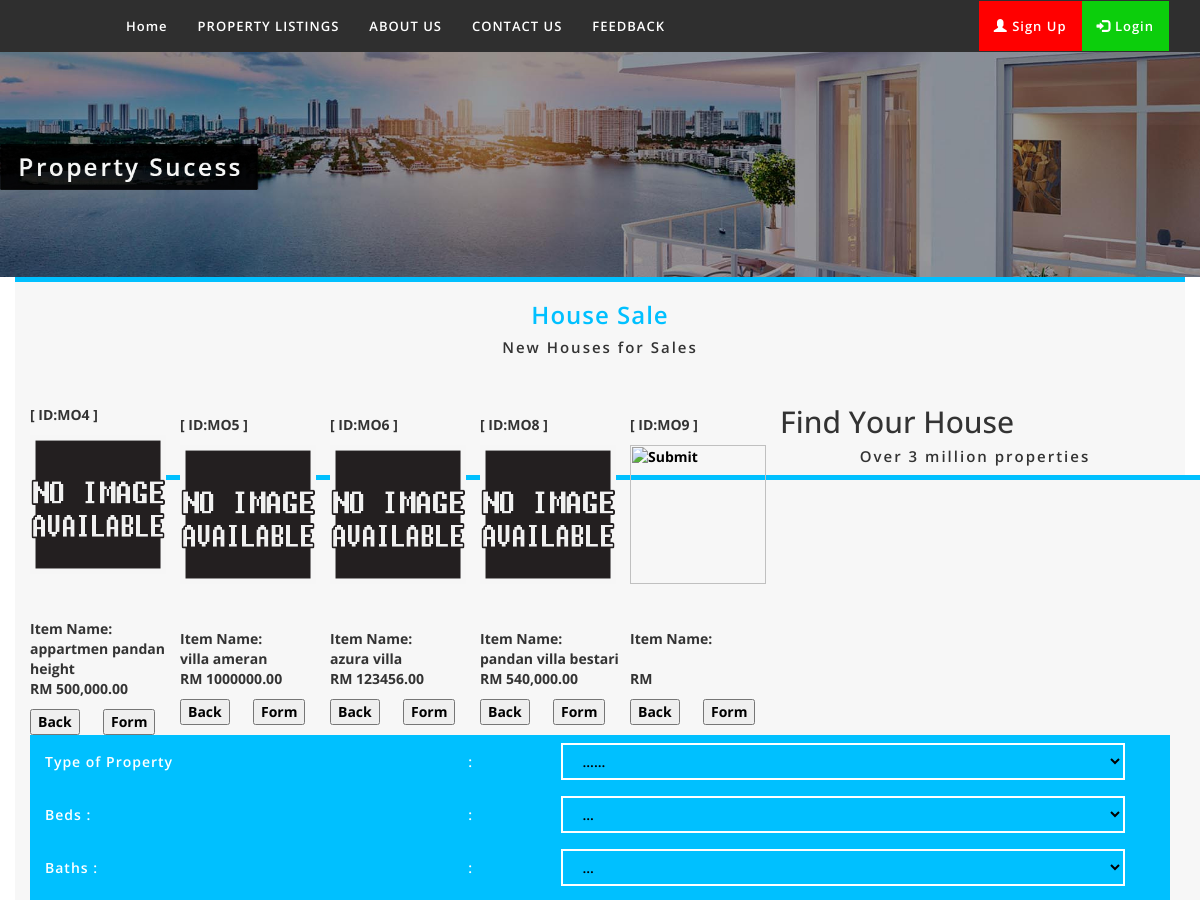
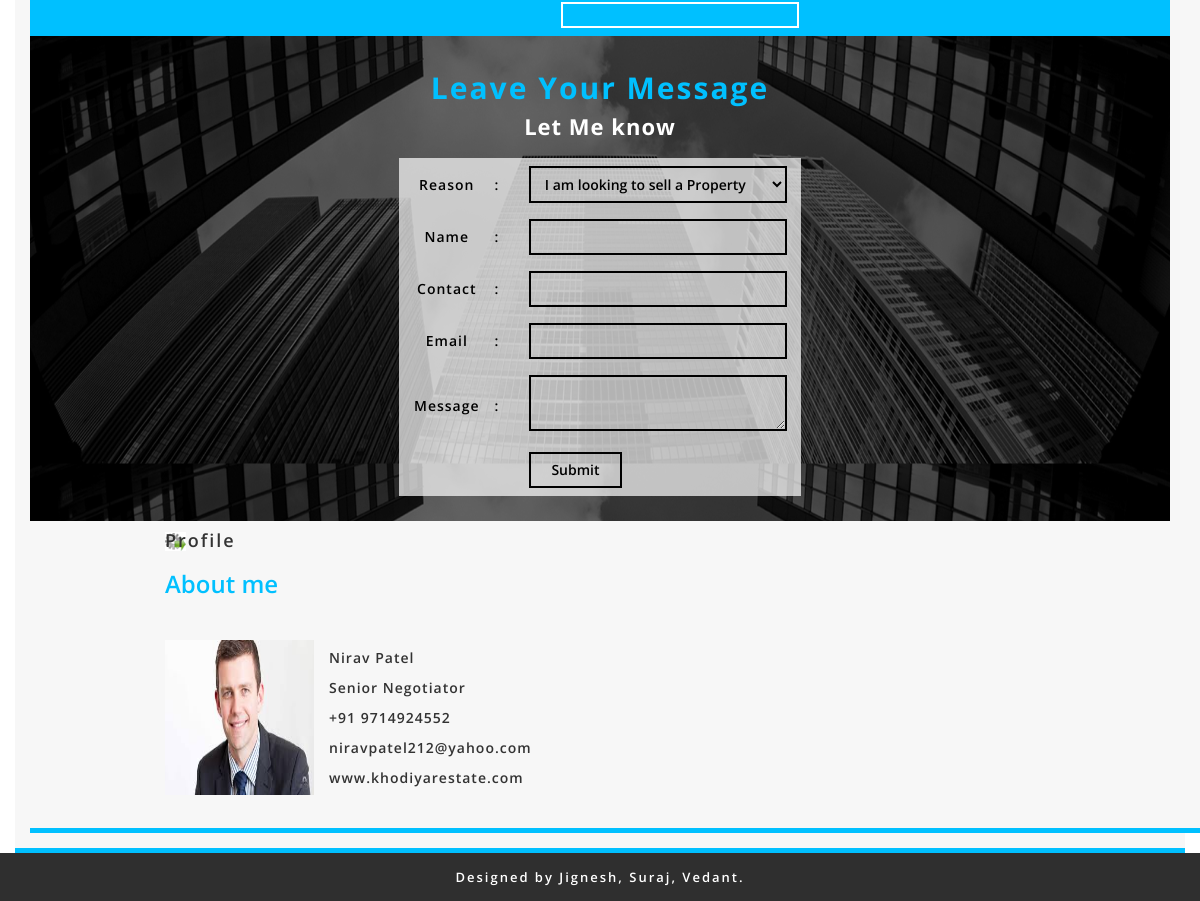
The page /property_success.php on the database its author committed (2 pictures, top to bottom).
### tables this page shows
CREATE TABLE `property` (
  `id_property` int(5) NOT NULL,
  `name_property` varchar(250) NOT NULL,
  `type_property` varchar(255) NOT NULL,
  `add1` varchar(300) NOT NULL,
  `add2` varchar(300) NOT NULL,
  `price` varchar(300) NOT NULL,
  `price_type` varchar(300) NOT NULL,
  `land_area` varchar(300) NOT NULL,
  `groos_floor_area` varchar(300) NOT NULL,
  `leasehold` varchar(300) NOT NULL,
  `beds` varchar(333) NOT NULL,
  `baths` varchar(333) NOT NULL,
  `contact_no` varchar(333) NOT NULL,
  `per_squre_feet` varchar(333) NOT NULL,
  `squre_feet` varchar(333) NOT NULL,
  `text` varchar(30000) NOT NULL
);

### property_success.php (the view, shortened to what this page needs)
<!DOCTYPE html>
<html lang="en">
<head>
  <link rel="stylesheet" href="https://maxcdn.bootstrapcdn.com/bootstrap/3.4.0/css/bootstrap.min.css">
<link href="style.css" rel="stylesheet" type="text/css">
</head>
<body>
<?php include("header.php"); ?>
<div class="container-fluid banner">
<img src="images/pro.jpg" class="img-responsive"/>
</div>
<div class="container centro">
    <h1>House Sale </h1>
    <h3>New Houses for Sales</h3>
    <br>
    <div id="house_sales">
      <table width="275" border="0" cellspacing="0" cellpadding="0" style="float:left;">
        <tr>
          <td align="center"><?php include('admin/connection.php'); ?>
        <?php
		$search = isset($_POST['search']) ? $_POST['search'] : null;
$sql_search="SELECT *
FROM property WHERE name_property like '%$search%' OR beds like '%$search%' OR baths like '%$search%'";
$search_result = mysqli_query($conn,$sql_search) or die(mysqli_error());
$i=0;
$items=mysqli_num_rows($search_result);
while(($data=mysqli_fetch_array($search_result))&&($i<$items)){
$id_property=$data["id_property"];
$name_property=$data["name_property"];
$price=$data["price"];
$image=$data["name_property"];
$filename = "admin/images/$name_property.jpg";
if (!file_exists($filename)) {
$filename="images/default.png";
}
if ($image==null) {
$filename="images/$name_property.jpg";
}
if($i%5==0){
print "<tr>";
}
print<<<HERE
<td class="text_menu"><strong>
<p align="center">
<p align="left">[ ID:MO<text class="highlight">$id_property</text> ]</p>
<form method="post" action="item_details.php">
<input type="hidden" name="post_item" value="$id_property">
<input type="image" src="$filename"  height="139" width="136">
</form>
<br><br>
Item Name: <br>
<text class="highlight">$name_property</text></br>
RM <text class="highlight">$price</text></p>
<table width="150"><tr><td>
<input type="button" name="back" value="Back"
onClick="location.href='property_listing.php'" />
</td>
<td>
<input type="button" name="Form" value="Form"
onClick="location.href='property_form.php?id_property=$id_property'" /><input type="hidden" value="$id_property">
</td></tr></table>
</td>
HERE;
$i++;
if($i%5==0){
print "</tr>";
}
   }
 ?>
</td>
      </table>
    </div>
    <h2>Find Your House</h2>
    <h3>Over 3 million properties</h3>
    <form name="form1" method="post" action="property_success.php">
    <table width="265" border="0" cellpadding="2" cellspacing="0" class="black thumboa">
  <tr>
    <td>Type of Property </td>
    <td>:</td>
    <td><select name="search" id="select">
                    <option>......</option>
      </select></td>
  </tr>
  <tr>
    <td>Beds :</td>
    <td>:</td>
    <td><select name="serach" id="select">
      <option>...</option>
      </select></td>
  </tr>
  <tr>
    <td>Baths :</td>
    <td>:</td>
    <td><select name="search" id="select">
      <option>...</option>
        </select></td>
  </tr>
  <tr>
    <td>&nbsp;</td>
    <td>&nbsp;</td>
    <td>
      <input name="button" type="submit" class="find" id="button" value="">    </td>
  </tr>
</table>
</form>
    <div class="container-fluid leave">
    <div id="find">
      <h2>Leave Your Message</h2>
      <h3>Let Me know </h3>
      <form name="form1" method="post" action="message_success.php">
        <table width="402" border="0" cellpadding="2" cellspacing="0" class="black">
          <tr>
            <td width="55">Reason </td>
            <td width="3">:</td>
            <td width="332"><select name="reason" type="text" width="333">
        				<option>I am looking to sell a Property</option>
                        </select></td>
          </tr>
          <tr>
            <td>Name </td>
            <td>:</td>
            <td><input name="name" type="text" width="333"></td>
          </tr>
          <tr>
            <td>Contact </td>
            <td>:</td>
            <td><input name="no_fon" type="text" width="333"></td>
          </tr>
          <tr>
            <td>Email </td>
            <td>:</td>
            <td><input name="email" type="text" width="333"></td>
          </tr>
          <tr>
            <td>Message </td>
            <td>:</td>
            <td><textarea name="message" width="333"></textarea></td>
          </tr>
          <tr>
            <td>&nbsp;</td>
            <td>&nbsp;</td>
            <td><input name="button" type="submit"></td>
          </tr>
        </table>
      </form>
    </div>
</div>
     <div class="container content_bottom">
      <table width="900" border="0" align="center" cellpadding="0" cellspacing="0">
        <tr>
          <td><div class="features">
            <h4 style="background:url(images/services.jpg) left center no-repeat;">Profile</h4>
            <h3 style="padding-left:25px;">About me            </h3>
            <table width="360" border="0">
              <tr>
                <td width="154"><img src="admin/images/aaaassss.jpg" width="149" height="155"></td>
                <td width="190" class="addo"><p>Nirav Patel</p>
                  <p>Senior Negotiator</p>
                  <p>+91 9714924552</p>
                  <p>niravpatel212@yahoo.com</p>
                  <p>www.khodiyarestate.com</p>
                  <p>&nbsp;</p></td>
              </tr>
          </table>
          </div></td>
        </tr>
      </table>
    </div></td>
</div>
<div class="container-fluid fotter">
<p>Designed by Jignesh, Suraj, Vedant.</p>
</div>
</body>
</html>

### style.css (style rules this page uses)
body { font-family: 'Open Sans', sans-serif!important; }
.fotter { background: #2f2f2f; padding-top: 15px; padding-bottom: 5px; text-align: center; }
.fotter > p { color: #fff; letter-spacing: 2px; font-weight: 600; font-size: 13px; }
.centro>h1 { text-align: center; font-size: 24px; letter-spacing: 1px; font-weight: 600; color: #00c0ff; }
.centro>h3 { text-align: center; font-size: 15px; letter-spacing: 2px; font-weight: 600; margin-top: 5px; }
.banner { padding:0px; }
.banner > img { width: 100%; }
.leave { background: url(images/1.jpg); background-size: 100%; padding-top: 15px; padding-bottom: 25px; text-align: center; float: left; width: 100%; }
.leave>#find>h2 { color: #00c0ff; font-size: 30px; letter-spacing: 2px; font-weight: 700; }
.leave>#find>form>table.black { margin: 0px auto; padding-top: 20px; }
.leave>#find>h3 { color: #fff; letter-spacing: 1px; font-size: 22px; margin-bottom: 20px; }
#find>h2 { color: #00c0ff; font-size: 18px; letter-spacing: 1px; font-weight: 700; }
.leave>#find>form>table.black>tbody>tr>td { font-size: 14px; letter-spacing: 1px; font-weight: 600; padding-left: 15px; padding-top: 8px; padding-bottom: 8px; color: #000; }
#find>h3 { font-size: 22px; color: #1a1d1f; font-weight: 700; letter-spacing: 1px; margin-top: 5px; }
.leave>#find>form>table.black>tbody>tr>td>select { width: 90%!important; background: none; border: 2px solid #000; color: #000; padding-top: 6px; padding-bottom: 6px; padding-left: 10px; }
.leave>#find>form>table.black>tbody>tr>td>input[type="text"] { background: none; box-shadow: none; border: 2px solid; width: 90%; padding-top: 6px; padding-bottom: 6px; padding-left: 10px; padding-right: 10px; }
.leave>#find>form>table.black>tbody>tr>td>textarea { background: none; box-shadow: none; border: 2px solid; width: 90%; padding-top: 6px; padding-bottom: 6px; padding-left: 10px; padding-right: 10px; }
.leave>#find>form>table.black>tbody>tr>td>input[type="submit"] { float: left; margin-left: 15px; background: no-repeat; border: 2px solid; color: #000; padding-left: 20px; padding-right: 20px; padding-top: 6px; padding-bottom: 6px; }
.centro { background: #f7f7f7; border-top: 5px solid #00c0ff; border-bottom: 5px solid #00c0ff; padding-bottom: 15px; }
.content_bottom { border-top: 5px solid #00c0ff; border-bottom: 5px solid #00c0ff; background: #f7f7f7; }
.thumboa { float: left; width: 50%; }
.thumboa>tbody>tr>td { padding-left: 15px; padding-right: 15px; padding-top: 8px; padding-bottom: 8px; color: #fff; font-weight: 600; letter-spacing: 1px; }
.thumboa>tbody>tr>td>select#select { background: none; border: 2px solid #fff; padding-top: 6px; padding-bottom: 6px; padding-left: 15px; padding-right: 15px; float: left; width: 95%; color: #000; }
.thumboa>tbody>tr>td>input#button { float: left; width: 40%; background: none; border: 2px solid; color: #fff; }
.features>h4 { letter-spacing: 2px; font-weight: 600; }
.features>h3 { padding-left: 0px!important; color: #00c0ff; font-weight: 600; }
.addo>p { font-weight: 600; letter-spacing: 1px; padding-left: 15px; }
.addo>p:nth-child(1) { margin-top: 40px; }
.thumboa { float: left !important; width: 100%; }
input, select, textarea { font-family: inherit; font-size: inherit; line-height: inherit; color: black; }

### rows shown on the page
property: id_property "4", name_property "appartmen pandan height", price "500,000.00"
property: id_property "5", name_property "villa ameran", price "1000000.00"
property: id_property "6", name_property "azura villa", price "123456.00"
property: id_property "8", name_property "pandan villa bestari", price "540,000.00"
property: id_property "9"
